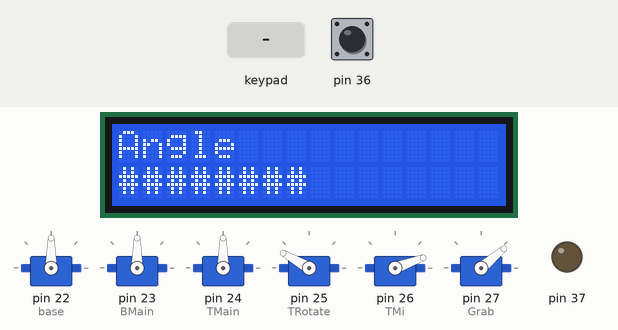
This sketch was run on a simulated Arduino Mega 2560, built with avr-gcc and run on an emulated ATmega2560. Parts: 6 × servo, 16×2 character LCD, output pins drawn as LEDs (lit = HIGH). The inputs (shaded band) are chosen by the test bench; at power-on: pin 36 HIGH. What the sketch prints to the serial monitor is not drawn.

Above: at 1.3 s.
1.4 s: keypad keys # # # # # # # # * pressed 0.4 s apart
At 5.3 s:
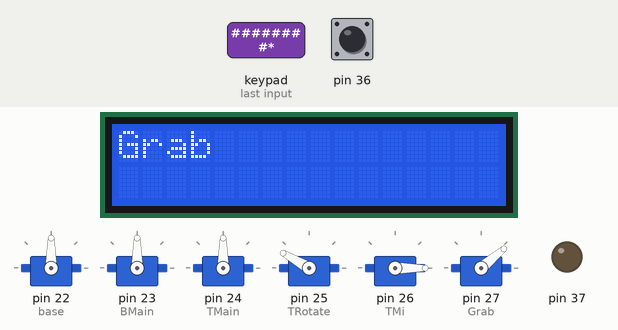
6.5 s: keypad keys 9 8 7 6 A pressed 0.4 s apart
At 9.2 s:
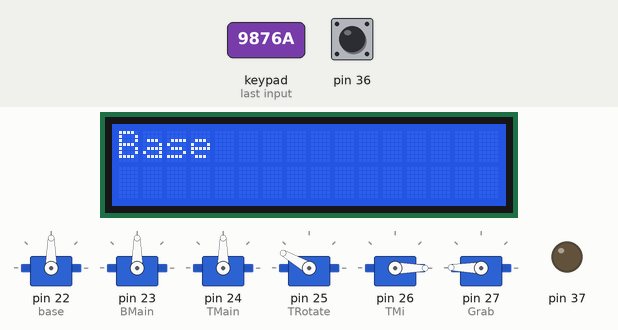
10.0 s: keypad keys 9 8 7 6 D pressed 0.4 s apart
At 12.2 s:
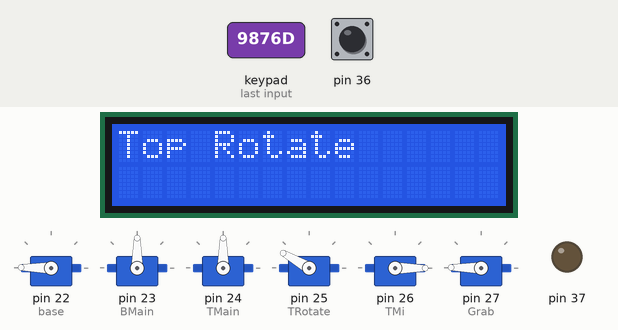
13.5 s: key '1' pressed
At 14.1 s:
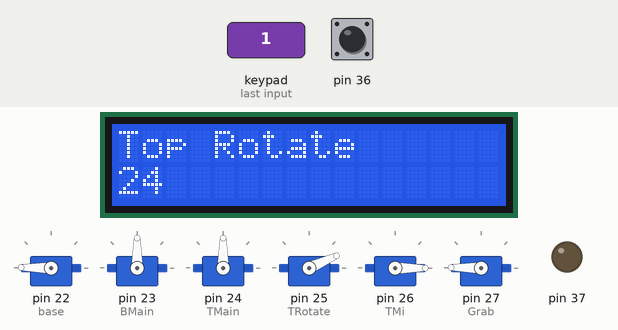
15.0 s: key 'B' pressed
At 15.7 s:
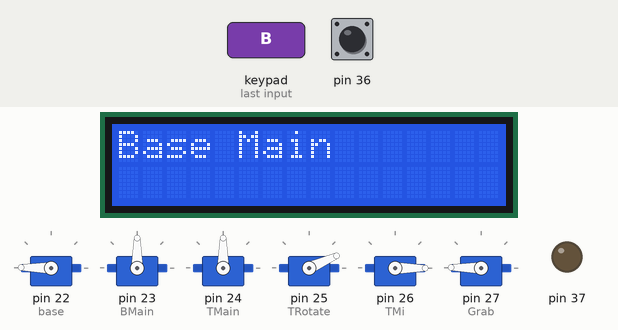
16.5 s: key '2' pressed
At 17.6 s:
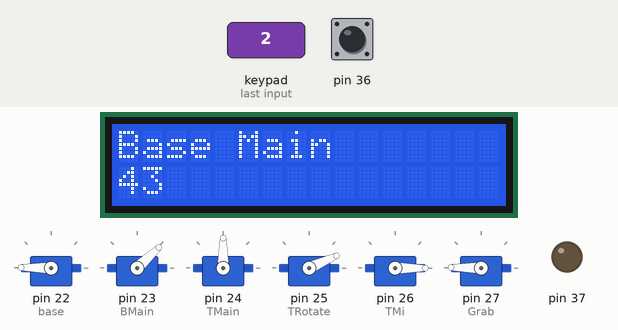
Timing chart, 0 to 19.0 s (numbered marks = the images above; inputs shaded):
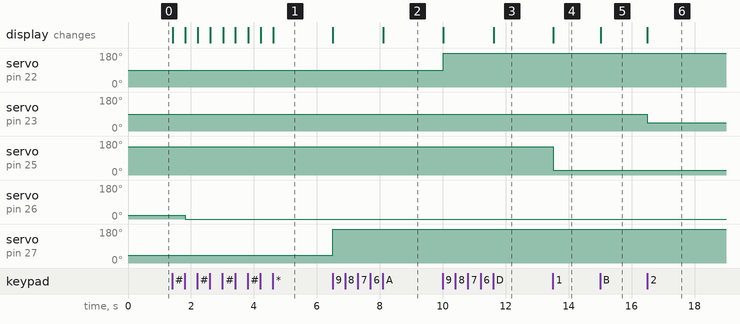

Measured:
- after the input at 1.4 s, servo on pin 26 (TMi): 20° → 0° after 0.41 s; the display: first changes at once (image 1 shows a later state)
- after the input at 6.5 s, servo on pin 27 (Grab): 40° → 179° at once; the display: first changes at once (image 2 shows a later state)
- after the input at 10.0 s, servo on pin 22 (base): 90° → 179° at once; the display: first changes at once (image 3 shows a later state)
- after the input at 13.5 s, servo on pin 25 (TRotate): 150° → 24° at once; the display: changes at once (image 4)
- after the input at 15.0 s, the display: changes at once (image 5)
- after the input at 16.5 s, servo on pin 23 (BMain): 90° → 43° at once; the display: changes at once (image 6)

The sketch:

mymymy.ino
```cpp
//////////////////////Setup initial values for joysticks/////////////////////////////////////////
int pressed = -1;
int x = -1;
int y = -1;
int w = -1;
int z = -1;
int m = -1;
int n = -1;
int angle = 90;
////////////////////////////setup LCD I2C bus//////////////////////////////////////
#include <Wire.h>
#include <LiquidCrystal_I2C.h>
LiquidCrystal_I2C lcd(0x3F, 16, 2);

//////////////////////////////Setup all servos///////////////////////////////////////
#include <Servo.h>
Servo base;
Servo BMain;
Servo TMain;
Servo TRotate;
Servo TMi;
Servo Grab;
//create an array to name the servo
String Snames[6] = {"Base", "Base Main", "Top Main", "Top Rotate", "Top Main", "Grab"};
/////////////////////////////setup the keypad/////////////////////////////////////////
#include <Keypad.h>
char keymap[4][4] =
{
  {'1', '2', '3', 'A'},
  {'4', '5', '6', 'B'},
  {'7', '8', '9', 'C'},
  {'*', '0', '#', 'D'}
};
byte rPins[4] = {9, 8, 7, 6};
byte cPins[4] = {5, 4, 3, 2};
Keypad kpd = Keypad(makeKeymap(keymap), rPins, cPins, 4, 4);
/////////////////////////////////////////////////////////////////////////////////
////////////////////////////////////////////////////////////////////////////////////
void setup() {
  pinMode(37,OUTPUT);
  Serial.begin(9600);
  //////////////////////setup the pin for a pushbutton////////////////////////////////////////////
  pinMode(36, INPUT_PULLUP);
  ////////////////////////////setup the pins for joystick/////////////////////////////////
  pinMode(12, INPUT);
  digitalWrite(12, HIGH);
  pinMode(11, INPUT);
  digitalWrite(11, HIGH);
  pinMode(10, INPUT);
  digitalWrite(10, HIGH);
  ////////////////////////////setup pins for servos/////////////////////////////
  base.attach(22);
  BMain.attach(23);
  TMain.attach(24);
  TRotate.attach(25);
  TMi.attach(26);
  Grab.attach(27);
  base.write(90);
  BMain.write(90);
  TMain.write(90);
  TRotate.write(150);
  TMi.write(20);
  Grab.write(40);
  ////////////////////////////////setup the initial display for LCD///////////////////////////////////
  lcd.init();
  lcd.init();
  lcd.backlight();
  lcd.setCursor(0, 0);
  lcd.print("Angle");
  lcd.setCursor(0, 1);
  lcd.print("########");
}
//////////////////////////////////////////////////////////////
////////////////////////////////////////////////////////////////////////
void loop() {
if (digitalRead(36)==LOW){
  joystick();//controled by joystick
  digitalWrite(37,HIGH);
}
else{
  motorControl(); //controled by keypad
digitalWrite(37,LOW);
}
}
////////////////////////////////////////////////////////////////////////
///////////////////////////////////////////////////////////////////////////
int getservonames(char input) {  //Function to relate cases to servos' names
  int index=0;
  switch (input) {
    case 'A' : {
        index = 0;
        break;
      }
    case 'B': {
        index = 1;
         break;
      }
    case'C': {
        index = 2;
         break;
      }
    case'D' : {
        index = 3;
         break;
      }
    case'#' : {
        index = 4;
         break;
      }
    case'*': {
        index = 5;
         break;
      }
  }
  return index;
}


void motorControl() {  //Main part of keypad control
  int id=0;
  char forcase = kpd.getKey();
  id = getservonames(forcase);
  if (forcase != NO_KEY)
  {
    Serial.println(id);
    switch (forcase) {
      case 'A': {
          lcd.clear();

          lcd.setCursor(0, 0);
          lcd.print(Snames[id]);
          int a = kpd.waitForKey() - 48;
          int angle1 = map(a, 0, 9, 5, 179);
          constrain(angle1, 5, 179);
          base.write(angle1);
          lcd.setCursor(0, 1);
          lcd.print(angle1);
          break;
        }
      case 'B': {
          lcd.clear();

          lcd.setCursor(0, 0);
          lcd.print(Snames[id]);
          int b = kpd.waitForKey() - 48;
          int angle2 = map(b, 0, 9, 5, 179);
          constrain(angle2, 5, 179);
          BMain.write(angle2);
          lcd.setCursor(0, 1);
          lcd.print(angle2);
          break;
        }
      case 'C': {
          lcd.clear();

          lcd.setCursor(0, 0);
          lcd.print(Snames[id]);
          int c = kpd.waitForKey() - 48;
          int angle3 = map(c, 0, 9, 5, 179);
          constrain(angle3, 5, 179);
          TMain.write(angle3);
          lcd.setCursor(0, 1);
          lcd.print(angle3);
          break;
        }
      case 'D': {
          lcd.clear();

          lcd.setCursor(0, 0);
          lcd.print(Snames[id]);
          int d = kpd.waitForKey() - 48;
          int angle4 = map(d, 0, 9, 5, 179);
          constrain(angle4, 5, 179);
          TRotate.write(angle4);
          lcd.setCursor(0, 1);
          lcd.print(angle4);
          break;
        }
      case '#': {
          lcd.clear();

          lcd.setCursor(0, 0);
          lcd.print(Snames[id]);
          int e = kpd.waitForKey() - 48;
          int angle5 = map(e, 0, 9, 5, 179);
          constrain(angle5, 5, 179);
          TMi.write(angle5);
          lcd.setCursor(0, 1);
          lcd.print(angle5);
          break;
        }
      case '*': {
          lcd.clear();

          lcd.setCursor(0, 0);
          lcd.print(Snames[id]);
          int f = kpd.waitForKey() - 48;
          int angle6 = map(f, 0, 9, 5, 179);
          constrain(angle6, 5, 179);
          Grab.write(angle6);
          lcd.setCursor(0, 1);
          lcd.print(angle6);
          break;
        }
    }
  }
}

void joyControl(Servo servoname, int le) { //Joystick control
  if (le < -2 || le > 2) {
    angle = angle + le/abs(le);
    angle = constrain(angle, 1, 179);
    servoname.write(angle);
    delay(10);
  }
}

void joystick() {  //main part of joystick control
  x = map(analogRead(0), 0, 1023, -10, 10);
  y = map(analogRead(1), 0, 1023, -10, 10);
  w = map(analogRead(2), 0, 1023, -10, 10);
  z = map(analogRead(3), 0, 1023, -10, 10);
  m = map(analogRead(4), 0, 1023, -10, 10);
  n = map(analogRead(5), 0, 1023, -10, 10);
  joyControl(base, x);
  joyControl(BMain, y);
  joyControl(TMain, w);
  joyControl(TRotate, z);
  joyControl(TMi, m);
  joyControl(Grab, n);
}
```
